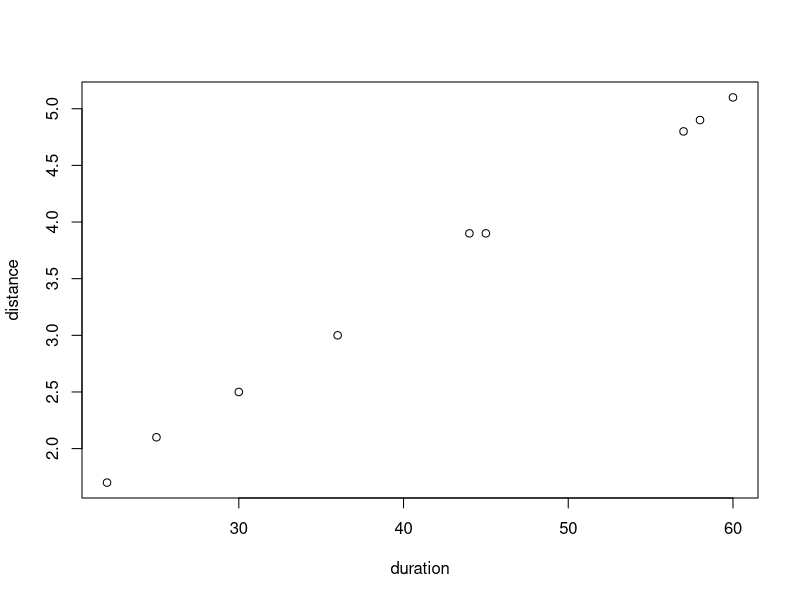
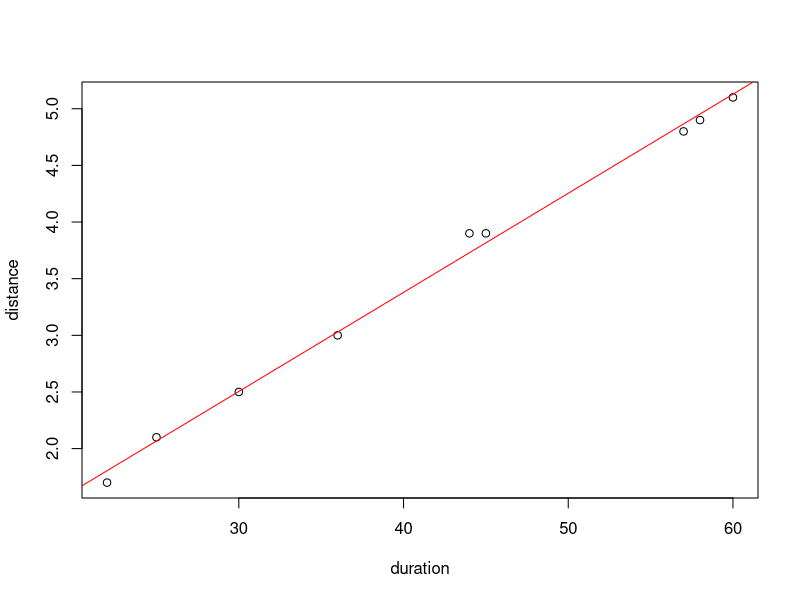

These charts were generated, in order, by the following R code:
## ---- chunk 1
knitr::opts_chunk$set(echo = TRUE)
## ---- chunk 2

duration <- c(30,60,45,44,36,58,57,22,25)
distance <- c(2.5,5.1,3.9,3.9,3,4.9,4.8,1.7,2.1)

plot(duration,distance)
## ---- chunk 3
m1 <- lm(distance~duration) ## linear model with response ~ predictor
summary(m1) ## see output of model
## ---- chunk 4
plot(duration,distance)
abline(m1, col="red") ## adds line from model
## ---- chunk 5
##load data
response <- c(1,0,0,0,1,0,0,1,0,0,0,0,0,0,1,0,0,0,1,0,1,0,0,0,1,0,0,1,0,0,1,0,0,0,1,0,0,0,1,0,1,0,0,0,1,0,0,1,1,1,1,1,0,0,1,0,1,1,1,0,1,0,0,0,1,0,1,1,1,1,1,1,1,1,1,0,1,1,1,1)
predictor <- c(rep("control",20),rep("drug1",20),rep("drug2",20),rep("drug3",20))
drug.trial <- data.frame(predictor,response)
## ---- chunk 6
m2<- glm(response~predictor, data=drug.trial, family="binomial") ##glm for drugs potential to curse

summary(m2) ##output of model
## ---- chunk 7

anova(m2, test="Chisq") ## chisq test on predictor from model
## ---- chunk 8
#install.packages("lsmeans")
## ---- chunk 9
library(lsmeans)
## ---- chunk 10
lsmeans(m2, pairwise~predictor, adjust="tukey") ##conduct pairwise comparisons on predictor
## ---- chunk 11
bird.data <- data.frame(species.rich =c(rpois(50,5),rpois(50,3),rpois(50,3.1)),habitat = c(rep("forest",50),rep("urban.parks",50),rep("city",50))) ## load data
